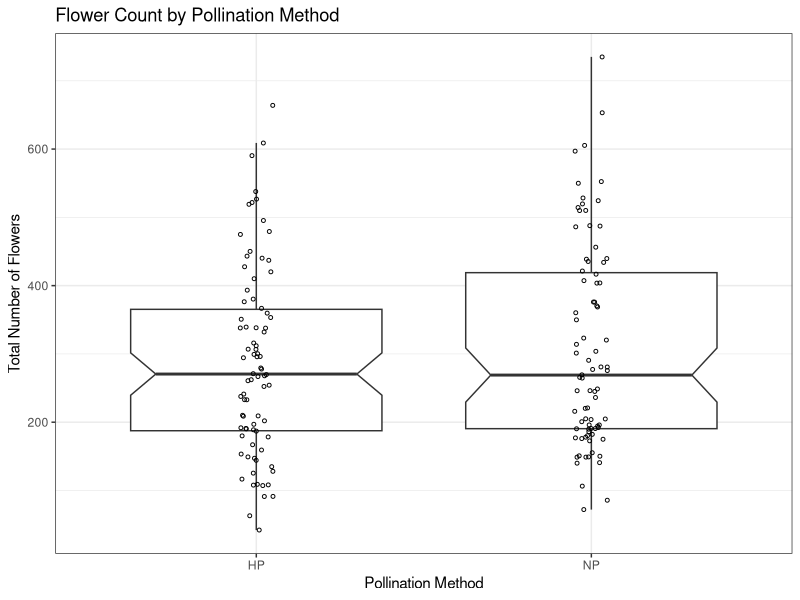
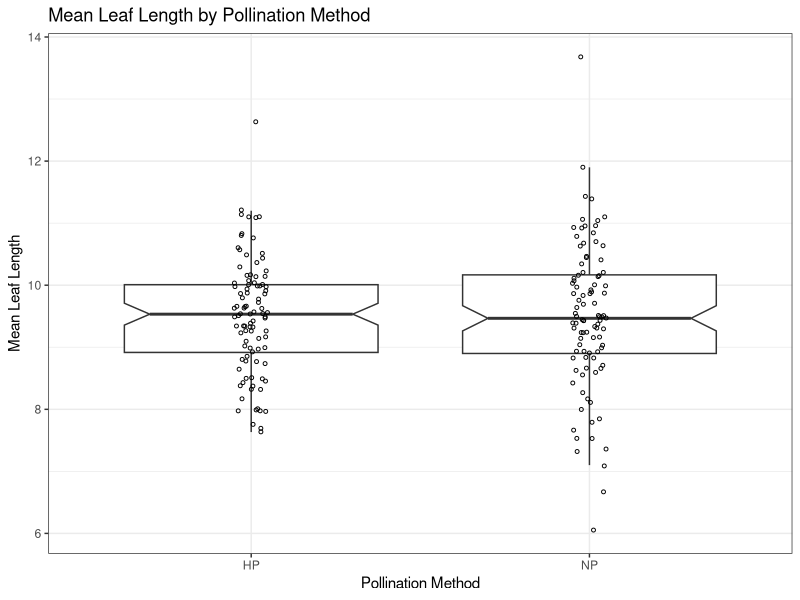

Here is the R script that generated these plots, in order:
## ---- chunk 1
knitr::opts_chunk$set(echo = TRUE)

library(dplyr)
library(ggplot2)
## ---- chunk 2
# Import both data files, call them "cucumberdamage" and "flowercounts".

flowercounts <- read.csv("lecture3_flowercounts.csv")
flowercounts$plant <- as.factor(flowercounts$plant) # this converts the plant column from an integer to a factor datatype

summary(flowercounts)
head(flowercounts)

cucumberdamage <- read.csv("lecture3_cucumberdamage.csv")
cucumberdamage$plant <- as.factor(cucumberdamage$plant)

summary(cucumberdamage)
head(cucumberdamage)
## ---- chunk 3
# Determine the total number (sum) of male and female flowers combined on each plant (i.e., total number of flowers, males + females).

flowercounts = summarize(
  group_by(flowercounts, plant),
  sumF = sum(F),
  sumM = sum(M),
  sumTotal = sum(M) + sum(F)
  )

flowercounts = slice(flowercounts, 1:200) # summarize spits out an NA row at the end. This seems to get rid of it.

tail(flowercounts)
## ---- chunk 4
# Join the total flower number count with the cucumberdamage dataframe

combined = bind_cols(flowercounts, cucumberdamage)
#combined$pollination <- as.factor(combined$pollination)
#combined$herbivory <- as.factor(combined$herbivory)
head(combined)
## ---- chunk 5
# Use a t-test to determine if the hand-pollination treatment affects flower number. In your annotation, explain how you interpret the result of the t-test (in your own words)

t.test(combined$sumTotal ~ combined$pollination)

# It looks like we can't reject the null hypothesis with 95% confidence (that there's no difference between pollination methods). So there isn't a statistical difference between the pollination methods.
## ---- chunk 6
# Make a figure in ggplot depicting flower number and pollination treatment

ggplot(combined,
       aes(
         x=pollination,
         y=sumTotal
       )) +
  geom_boxplot(
    outlier.alpha = 0, # don't show my outliers, they'll show up in the geom_jitter plot
    notch = TRUE, # add a notch
    notchwidth = 0.8, # set notch width (default is 0.5)
    na.rm = TRUE, # drop NA values so I don't get warnings
  ) +
  geom_jitter(
    shape = 21,
    size = 1,
    position = position_jitter(0.05)
  ) +
  theme_bw() +
  labs(
    x = "Pollination Method",
    y = "Total Number of Flowers",
    title = "Flower Count by Pollination Method"
  )
## ---- chunk 7
# On each plant, the lengths of 3 leaves were measured (leaf1length, leaf2length, leaf3length in the cucumberdamage dataframe). First, use dplyr to calculate mean leaf length of each plant. Then, test the hypothesis that hand-pollination decreases leaf size.

# mutate to create a new column of mean leaf lengths
combined = mutate(
  combined, 
  meanLeaf = (
    leaf1length +  
    leaf2length + 
    leaf3length)
  /3)

t.test(combined$meanLeaf ~ combined$pollination)
# It looks like we still can't reject the null hypothesis that pollination method has no effect on mean leaf length with at least 95% confidence.
## ---- chunk 8
# Make a ggplot illustrating the results of leaf length vs hand polliantion.

ggplot(combined,
       aes(
         x=pollination,
         y=meanLeaf
       )) +
  geom_boxplot(
    outlier.alpha = 0, # don't show my outliers, they'll show up in the geom_jitter plot
    notch = TRUE, # add a notch
    notchwidth = 0.8, # set notch width (default is 0.5)
    na.rm = TRUE, # drop NA values so I don't get warnings
  ) +
  geom_jitter(
    shape = 21,
    size = 1,
    position = position_jitter(0.05)
  ) +
  theme_bw() +
  labs(
    x = "Pollination Method",
    y = "Mean Leaf Length",
    title = "Mean Leaf Length by Pollination Method"
  )
## ---- chunk 9










